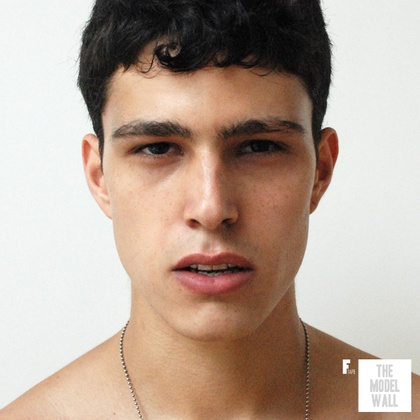
%> input picture IIP/coursework/face1.jpg, 420 x 420 px, shrunk from 630 x 630 before the run, given in place of test5.tif, which was not available
$ octave --eval "test;"   (GNU Octave 9; MATLAB toolbox functions it lacks are replaced by stand-ins)
%> lines starting %> are read from the running program, lines starting %| are printed output that depends on the picture; pictures that were not available may be replaced by others from this repository, and a replacement may not be noted
function test()
    % input rgb colour image
    imrgb = imread('test5.tif');
%> imrgb is the input picture: size 420x420x3 uint8; mean R, G, B 183.2, 164.4, 151.3

    % convert rgb to hsv
    imhsv = rgb2hsv(imrgb);
%> imhsv: size 420x420x3 double; mean H, S, V 0.201, 0.219, 0.723

    % make a copy of the h-channel
    h = double(imhsv(:,:,1));
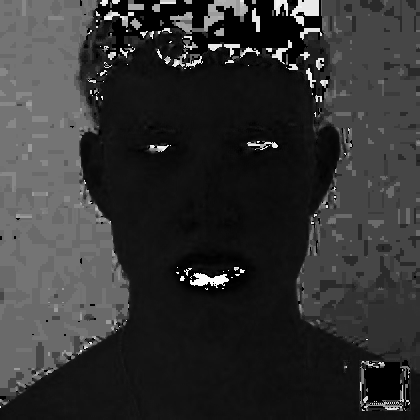
%> h: size 420x420 double; min 0, max 0.998, mean 0.201

    % store the size of the image and convert the (n x m) matrix into a (n*m x 1) vector
    nrows = size(h,1);
%> nrows = 420
    ncols = size(h,2);
%> ncols = 420
    h = reshape(h,nrows*ncols,1);

    % number of clusters - change to 4 for 4-clusters, etc.
    nColors = 3;

    % perform kmeans - increase replicates to 3, in order to overcome local minima
    [cluster_idx, cluster_center] = kmeans(h, nColors, 'distance', 'sqEuclidean', 'Replicates', 1);
%> cluster_center = [0.312; 0.0649; 0.528]

    % cluster indexes - convert the vecotr back to a (n x m) matrix
    pixel_labels = reshape(cluster_idx,nrows,ncols);
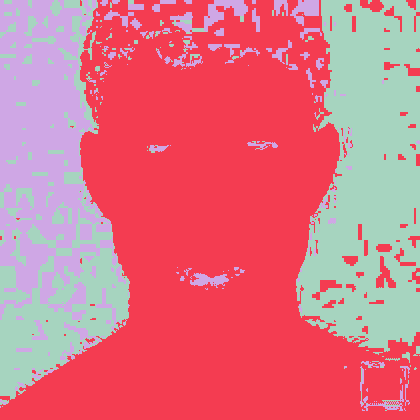
%> pixel_labels: size 420x420 double; 3 distinct labels, from 1 to 3; one colour per label, 0 black
    imshow(pixel_labels,[]);

    % replicate the cluster index 3-times to use as a mask for the rgb image in the loop below
    segmented_images = cell(1,3);
    rgb_label = repmat(pixel_labels,[1 1 3]);
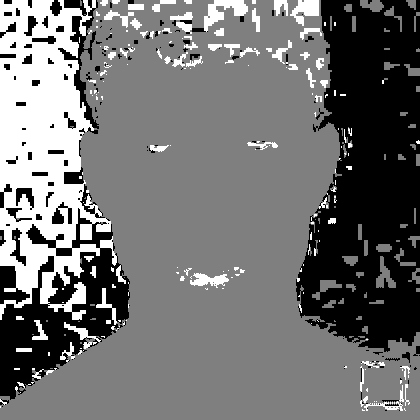
%> rgb_label: size 420x420x3 double; min 1, max 3, mean 1.89; drawn with min black and max white

    % mask the original rgb image with the cluster masks
    for k = 1:nColors
        color = imrgb;
        color(rgb_label ~= k) = 0;
        segmented_images{k} = color;
    end
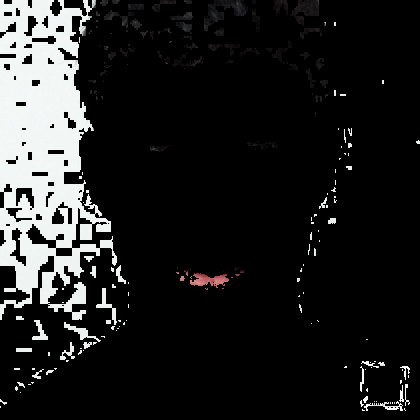
%> color: size 420x420x3 uint8; mean R, G, B 31.9, 32.2, 32.1
%> after the loop, segmented_images = 3 items

    % show claster 1 - change index to 2, 3 etc. for other clusters
    imshow(segmented_images{3});
end

$ run again, on IIP/coursework/out1.jpg
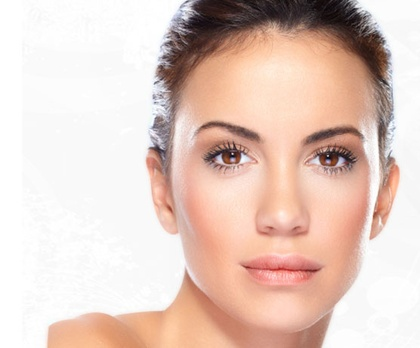
%> input picture IIP/coursework/out1.jpg, 420 x 348 px, shrunk from 556 x 461 before the run, given in place of test5.tif, which was not available
%> in test, imrgb is the input picture: size 348x420x3 uint8; mean R, G, B 227.3, 203.7, 193.8
%> imhsv: size 348x420x3 double; mean H, S, V 0.08, 0.167, 0.892
%> cluster_center = [0.0278; 0.918; 0.593]
%> in test, `pixel_labels = reshape(cluster_idx,nrows,ncols);`:
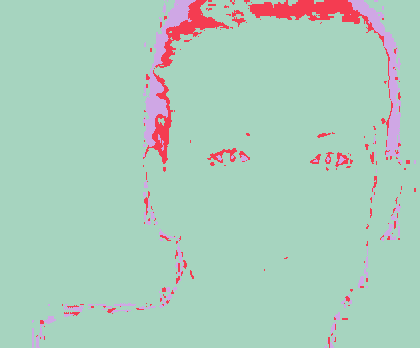
%> pixel_labels: size 348x420 double; 3 distinct labels, from 1 to 3; one colour per label, 0 black
%> after the loop in test, `for k = 1:nColors`:
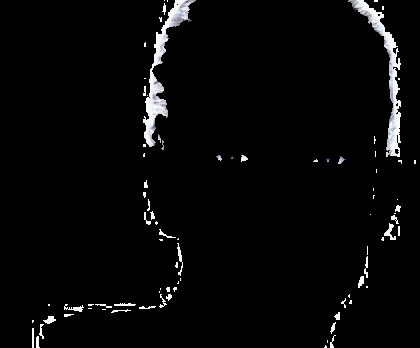
%> color: size 348x420x3 uint8; mean R, G, B 7.6, 7.6, 7.8
%> after the loop in test, `for k = 1:nColors`: segmented_images = 3 items

$ run again, on IIP/coursework/face2.jpg
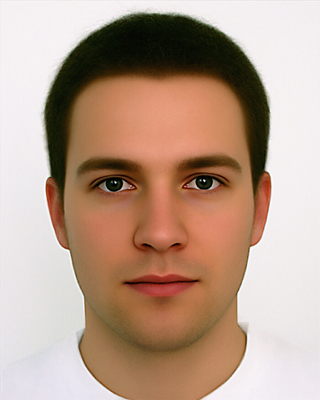
%> input picture IIP/coursework/face2.jpg, 320 x 400 px, given in place of test5.tif, which was not available
%> in test, imrgb is the input picture: size 400x320x3 uint8; mean R, G, B 184.4, 158, 140.9
%> imhsv: size 400x320x3 double; mean H, S, V 0.319, 0.336, 0.726
%> in test, `h = double(imhsv(:,:,1));`:
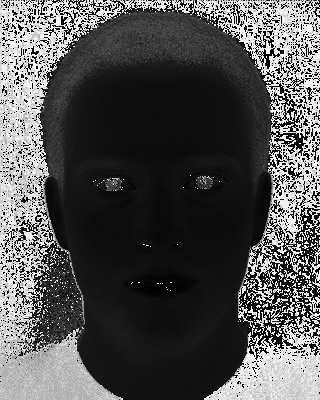
%> h: size 400x320 double; min 0, max 0.998, mean 0.319
%> cluster_center = [0.924; 0.0882; 0.731]
%> pixel_labels: size 400x320 double; 3 distinct labels, from 1 to 3
%> after the loop in test, `for k = 1:nColors`:
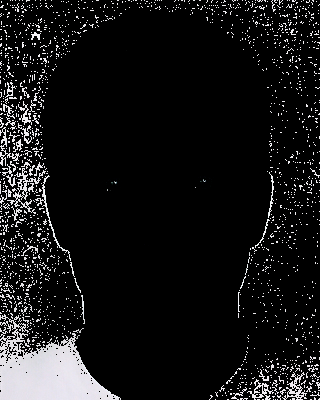
%> color: size 400x320x3 uint8; mean R, G, B 21.7, 21.5, 22
%> after the loop in test, `for k = 1:nColors`: segmented_images = 3 items
